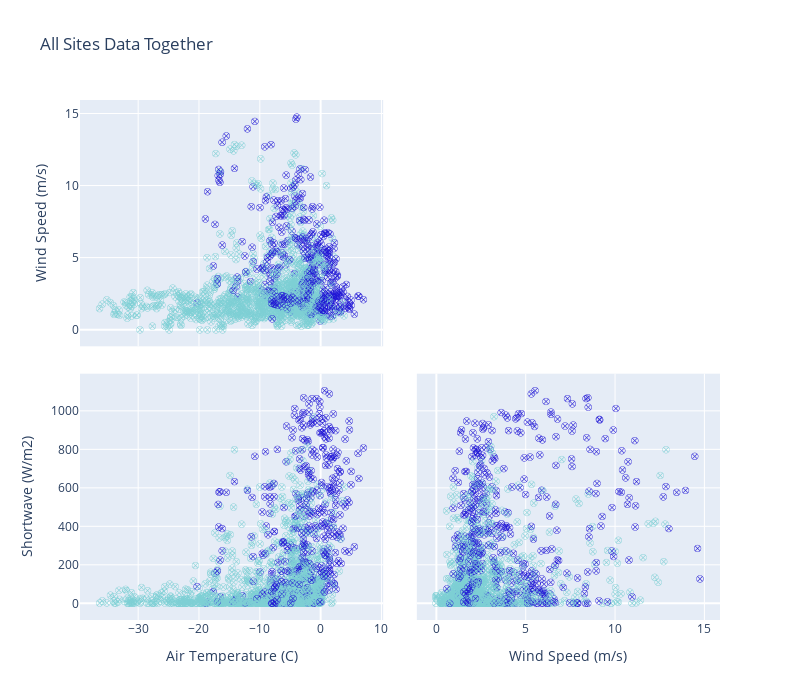

Notebook code cell kept with this figure:
### Markdown cell above
## Plot all the sites together

### Code cell
# Class-------------------------------------------------------
# Create symbols for sunlit or not
# State which site we are working with 
df = testing_csv.copy(deep=True)

df['Classsymbol'] = np.nan


# then fillna with 128 for circle with x through it 
df['Classsymbol'] = df['Classsymbol'].fillna(128)  # empty circle


# Some constatns 
colorscaled = [[0., colorsnowunload], [1, colorsnow]]
index_vals = df['CD']
index_symbols = df['Classsymbol']

fig = go.Figure()
fig.add_trace(go.Splom(dimensions=[dict(label=nametemp, values=df['temp']),
                                   dict(label=namewind, values=df['windspeed']),
                                   dict(label=nameSW,   values=df['shortwave'])],
                                   marker=dict(color=index_vals, colorscale=colorscaled, symbol=index_symbols, showscale=False, line_color='black', line_width=0.5, size=7),
                                   showlegend=False, showupperhalf=False, diagonal_visible=False,
                      ))

fig.update_layout(title='All Sites Data Together', width=800, height=700, dragmode='select')

fig.show()

### Figure 1 — Plotly figure (JSON) as saved in the notebook; plotly's stock layout.template omitted (floating-point values rounded to 4 significant figures; data arrays with more than 128 entries replaced by an {"elided": "..."} marker saying what was removed)
{"data": [{"diagonal": {"visible": false}, "dimensions": [{"label": "Air Temperature (C)", "values": {"elided": "1734 float values"}}, {"label": "Wind Speed (m/s)", "values": {"elided": "1734 float values"}}, {"label": "Shortwave (W/m2)", "values": {"elided": "1734 float values"}}], "marker": {"color": {"elided": "1734 int values"}, "colorscale": [[0, "#1F15D5"], [1, "#7dcfd4"]], "line": {"color": "black", "width": 0.5}, "showscale": false, "size": 7, "symbol": {"elided": "1734 int values"}}, "showlegend": false, "showupperhalf": false, "type": "splom"}], "layout": {"dragmode": "select", "height": 700, "title": {"text": "All Sites Data Together"}, "width": 800}}
